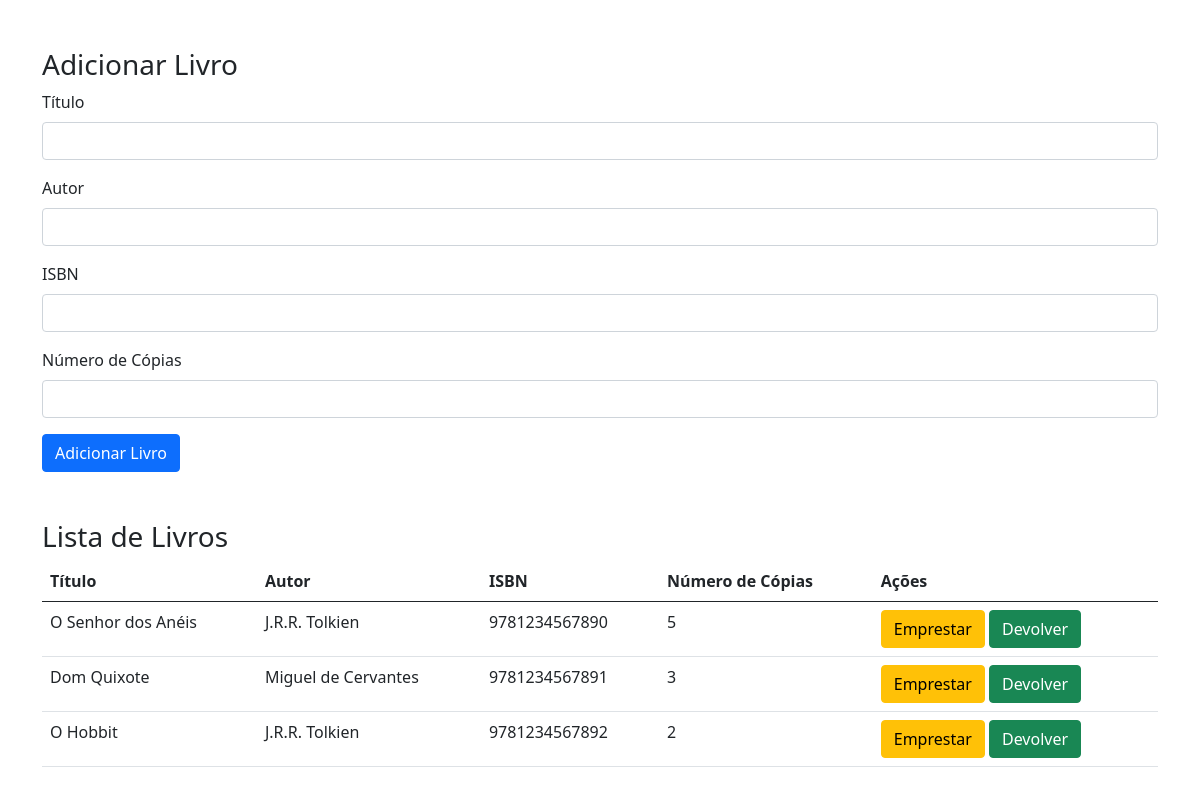
The page /views/index.php on the database its author committed.
### tables this page shows
CREATE TABLE IF NOT EXISTS livros (
    id INT AUTO_INCREMENT PRIMARY KEY,
    titulo VARCHAR(255) NOT NULL,
    autor VARCHAR(255) NOT NULL,
    isbn VARCHAR(20) NOT NULL UNIQUE,
    num_copias INT NOT NULL   
);

### views/index.php (the view, shortened to what this page needs)
<?php
include('../config.php');
$query = "SELECT * FROM livros";
$result = mysqli_query($db, $query);
?>
<!DOCTYPE html>
<html lang="pt-BR">
<head>
    <link href="https://cdn.jsdelivr.net/npm/bootstrap@5.0.0-beta1/dist/css/bootstrap.min.css" rel="stylesheet">
</head>
<body>
<div class="container mt-5">
    <h3>Adicionar Livro</h3>
    <form action="" method="POST">
        <div class="mb-3">
            <label for="titulo" class="form-label">Título</label>
            <input type="text" name="titulo" class="form-control" required>
        </div>
        <div class="mb-3">
            <label for="autor" class="form-label">Autor</label>
            <input type="text" name="autor" class="form-control" required>
        </div>
        <div class="mb-3">
            <label for="isbn" class="form-label">ISBN</label>
            <input type="text" name="isbn" class="form-control" required>
        </div>
        <div class="mb-3">
            <label for="copias" class="form-label">Número de Cópias</label>
            <input type="number" name="num_copias" class="form-control" required>
        </div>
        <button type="submit" name="adicionar" class="btn btn-primary">Adicionar Livro</button>
    </form>
    <h3 class="mt-5">Lista de Livros</h3>
    <table class="table">
        <thead>
            <tr>
                <th>Título</th>
                <th>Autor</th>
                <th>ISBN</th>
                <th>Número de Cópias</th>
                <th>Ações</th>
            </tr>
        </thead>
        <tbody>
            <?php while ($livro = mysqli_fetch_assoc($result)) : ?>
                <tr>
                    <td><?php echo htmlspecialchars($livro['titulo']); ?></td>
                    <td><?php echo htmlspecialchars($livro['autor']); ?></td>
                    <td><?php echo htmlspecialchars($livro['isbn']); ?></td>
                    <td><?php echo htmlspecialchars($livro['num_copias']); ?></td>
                    <td>
                        <form action="" method="POST">
                            <button type="submit" name="emprestar" class="btn btn-warning">Emprestar</button>
                            <button type="submit" name="devolver" class="btn btn-success">Devolver</button>
                        </form>
                    </td>
                </tr>
            <?php endwhile; ?>
        </tbody>
    </table>
</div>
</body>
</html>

### rows shown on the page
livros: titulo "O Senhor dos Anéis", autor "J.R.R. Tolkien", isbn "9781234567890", num_copias "5"
livros: titulo "Dom Quixote", autor "Miguel de Cervantes", isbn "9781234567891", num_copias "3"
livros: titulo "O Hobbit", autor "J.R.R. Tolkien", isbn "9781234567892", num_copias "2"
